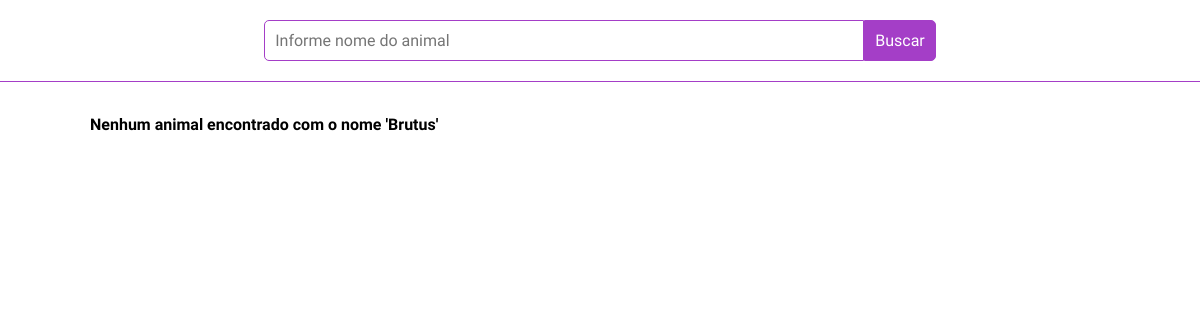
Before: /index.php?valorBusca=Brutus with the older database file.
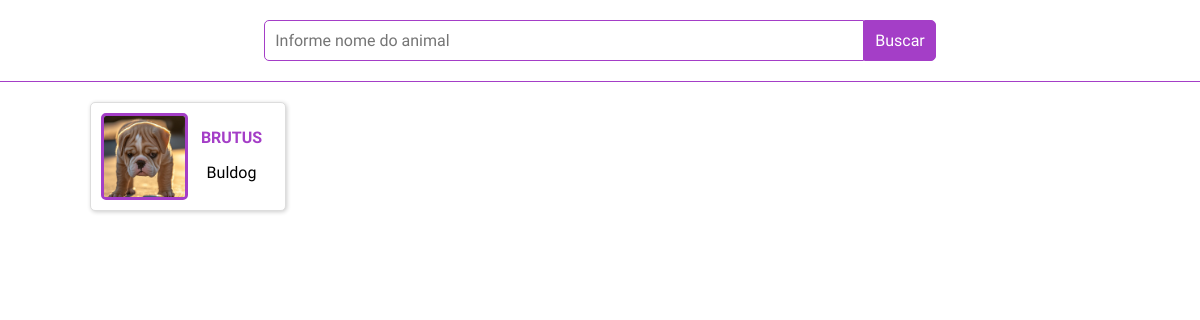
After: the same page with the newer database file.
### tables this page shows
create table animal
(
	cd_animal int,
    nm_animal varchar(100),
    cd_especie int,
    constraint pk_animal primary key (cd_animal),
    constraint fk_animal_especie foreign key (cd_especie)
		references especie(cd_especie)
);

create table especie
(
	cd_especie int,
    nm_especie varchar(50),
    constraint pk_especie primary key(cd_especie)
);

### classes/controllers/AnimalController.php (called while the page is built, shortened)
<?php
class AnimalController {
    function BuscarPeloNome($valor)
    {
        $servidor = 'mysql:host=localhost;dbname=prontuario_vet';
        $usuario = 'root';
        $senha = 'Pa$$w0rd';
        $lista = [];
        try {
            $pdo = new PDO($servidor, $usuario, $senha);
            $pdo->setAttribute(PDO::ATTR_ERRMODE, PDO::ERRMODE_EXCEPTION);
            $cSQL = $pdo->prepare('SELECT cd_animal, nm_animal, cd_especie FROM animal WHERE nm_animal = :nome');
            $cSQL->bindParam('nome', $valor);
            $cSQL->execute();
            while($dados = $cSQL->fetch(PDO::FETCH_ASSOC)) {
                $codigo = $dados['cd_animal'];
                $nome = $dados['nm_animal'];
                $codigoEspecie = $dados['cd_especie'];
                $cSQL_Especie = $pdo->prepare("SELECT nm_especie FROM especie WHERE cd_especie = :codigo");
                $cSQL_Especie->bindParam('codigo', $codigoEspecie);
                $cSQL_Especie->execute();
                $dadosEspecie = $cSQL_Especie->fetch(PDO::FETCH_ASSOC);
                $nomeEspecie = $dadosEspecie['nm_especie'];
                $especie = new Especie($codigoEspecie, $nomeEspecie);
                $animal = new Animal($codigo, $nome, $especie);
                array_push($lista, $animal);
            }
        } catch (PDOException $e) {
            echo 'Erro ao conectar ao banco de dados: ' . $e->getMessage();
        }
        return $lista;
    }
}
?>

### config.php (called while the page is built, shortened)
<?php
    spl_autoload_register(function($nomeClasse) {
        $pastaClasses = "classes/";
        $possiveisCaminhosPasta = [
            $pastaClasses,
            $pastaClasses . "models/",
            $pastaClasses . "views/",
            $pastaClasses . "controllers/"
        ];
        foreach($possiveisCaminhosPasta as $pastaAtual) {
            $nomeArquivo = $pastaAtual . $nomeClasse . ".php";
            if(file_exists($nomeArquivo)) {
                break;
            }
        }
    });
?>

### classes/models/Animal.php (called while the page is built, shortened)
<?php
class Animal {
    function __construct($codigo = null, $nome = null, Especie $especie = null)
    {
        $this->Nome = $nome;
        if($especie != null) {
            $this->Especie = $especie;
        } else {
            $this->Especie = new Especie();
        }
    }
}
?>

### classes/models/Especie.php (called while the page is built, shortened)
<?php
class Especie {
    function __construct($codigo = null, $nome = null)
    {
        $this->Nome = $nome;
    }
}
?>

### classes/views/AnimalView.php (the view, shortened to what this page needs)
<?php
class AnimalView {
    function BuscarPeloNome($valor) {
        $animalController = new AnimalController();
        $listaAnimais = $animalController->BuscarPeloNome($valor);
        if(count($listaAnimais) == 0) {
            echo "<h2>Nenhum animal encontrado com o nome '{$valor}'</h2>";
        } else {
            for($i = 0; $i < count($listaAnimais); $i++) {
                echo "<div class='caixaAnimal'>
                        <a href='atendimento.html'>
                            <img src='images/{$listaAnimais[$i]->Nome}.png'>
                            <div>
                                <h1>{$listaAnimais[$i]->Nome}</h1>
                                <p>{$listaAnimais[$i]->Especie->Nome}</p>
                            </div>
                        </a>
                    </div>";
            }
        }
    }
}
?>

### index.php (shortened to what this page needs)
<?php
    require_once("config.php");
    $buscar = false;
    $valor = "";
    if(isset($_GET['valorBusca']))
    {
        $buscar = true;
        if($_GET['valorBusca'] != "")
        {
            $valor = $_GET['valorBusca'];
        }
    }
?>
<!DOCTYPE html>
<html lang="pt-br">
<head>
    <link rel="stylesheet" href="css/estilo.css">
</head>
<body>
    <form id="area-busca" action="" method="GET">
        <input type="text" name="valorBusca" placeholder="Informe nome do animal">
        <button>Buscar</button>
    </form>
    <section id="resultados">
        <?php
            if ($buscar)
            {
                $animalView = new AnimalView();
                if ($valor == "")
                {
                    $animalView->ExibirTodosAnimais();
                } else
                {
                    $animalView->BuscarPeloNome($valor);
                }
            }
        ?>
    </section>
</body>
</html>

### css/estilo.css (style rules this page uses)
* { box-sizing: border-box; font-family: "SUSE", sans-serif; font-size: 16px; }
body { margin: 0; }
#area-busca { width: 100%; padding: 20px; display: flex; justify-content: center; align-items: center; border-bottom: 1px solid #a43ec7; }
#area-busca input { width: 70%; max-width: 600px; padding: 10px; border: thin solid #a43ec7; border-top-left-radius: 5px; border-bottom-left-radius: 5px; }
#area-busca button { padding: 10px; color: #fff; background-color: #a43ec7; border: thin solid #a43ec7; border-top-right-radius: 5px; border-bottom-right-radius: 5px; cursor: pointer; }
#resultados { padding: 20px 0; width: 85%; max-width: 1600px; margin: auto; display: flex; flex-wrap: wrap; gap: 10px; }
.caixaAnimal { width: calc(20% - 8px); background-color: #fff; border: thin solid #dddddd; border-radius: 5px; box-shadow: 1px 1px 4px rgba(0,0,0,0.2); padding: 10px; }
.caixaAnimal a { text-decoration: none; color: black; display: flex; gap: 10; justify-content: space-between; align-items: center; }
.caixaAnimal > a > div { flex: 1; }
.caixaAnimal > * { text-align: center; }
.caixaAnimal img { width: 50%; border: 3px solid #a43ec7; border-radius: 5px; }
.caixaAnimal h1 { color: #a43ec7; text-transform: uppercase; }

Changed rows visible on the page:
now on this page (row edited): animal: nm_animal (picture), nm_animal "BRUTUS", cd_especie.nm_especie "Buldog"
Other visible differences:
$valor: "Brutus" → (not shown)
text no longer shown: "Nenhum animal encontrado com o nome ' '"
